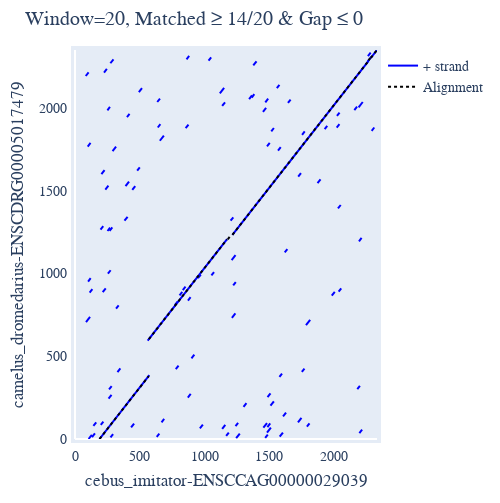

Notebook source saved alongside this figure:
### Code cell
pair.dotplot()

### Figure 1 — Plotly figure (JSON) as saved in the notebook; plotly's stock layout.template omitted (floating-point values rounded to 4 significant figures; data arrays with more than 128 entries replaced by an {"elided": "..."} marker saying what was removed)
{"data": [{"line": {"color": "blue"}, "mode": "lines", "name": "+ strand", "showlegend": true, "type": "scatter", "x": {"elided": "317 int values"}, "xaxis": "x", "y": {"elided": "317 int values"}, "yaxis": "y"}, {"line": {"color": "black", "dash": "dot"}, "mode": "lines", "name": "Alignment", "showlegend": true, "type": "scatter", "x": [189.2, 569.2, null, 570.2, 1172.0, null, 1179.0, 1205.0, null, 1215.0, 2264.0, null, 2283.0, 2330.0, null, 2265.0, 2279.0], "xaxis": "x", "y": [0, 380, null, 603, 1205, null, 1206, 1232, null, 1233, 2282, null, 2301, 2348, null, 2286, 2300], "yaxis": "y"}], "layout": {"autosize": false, "font": {"family": "Balto", "size": 14}, "height": 503.9, "hovermode": "closest", "margin": {"b": 50, "l": 50, "pad": 4, "r": 50, "t": 50}, "showlegend": true, "title": {"text": "Window=20, Matched ≥ 14/20 & Gap ≤ 0"}, "width": 500, "xaxis": {"mirror": true, "range": [0, 2331], "showgrid": false, "showline": true, "title": {"text": "cebus_imitator-ENSCCAG00000029039"}, "visible": true}, "yaxis": {"mirror": true, "range": [0, 2349], "showgrid": false, "showline": true, "title": {"text": "camelus_dromedarius-ENSCDRG00005017479"}, "visible": true}}}
